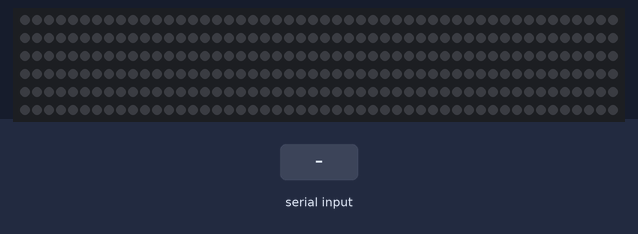
Simulated run of this sketch. Board: Arduino Uno, built with avr-gcc and run on an emulated ATmega328P. Shown: 300 RGB LEDs in strip order, left to right, continuing on the next row. The test bench sets the inputs (shaded band).

Above: at 1.2 s.
1.3 s: "2" received over Serial
At 1.48 s:
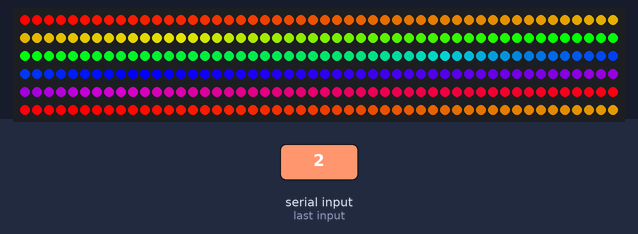
3.7 s: "0" received over Serial
At 4.6 s:
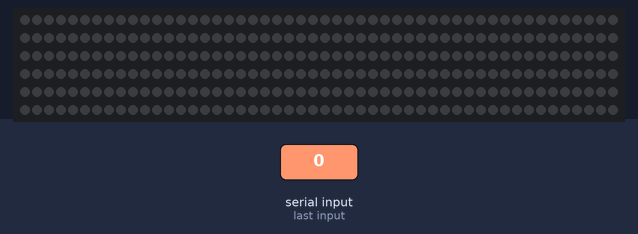
Timing chart, 0 to 6.7 s (numbered marks = the images above; inputs shaded):
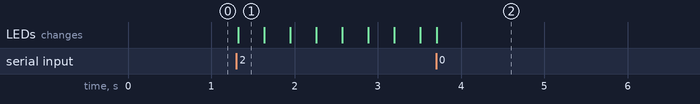

Measured:
- after the input at 1.3 s, the LEDs: change at once (image 1)
- after the input at 3.7 s, the LEDs: change at once (image 2)

The sketch:

FrequencySensitiveStrip.ino
```cpp
#include "FastLED.h"
#include "arduinoFFT.h"
#define SAMPLES 32             //Must be a power of 2
#define SAMPLING_FREQUENCY 4500 //Hz, must be less than 10000 due to ADC
#define NUM_LEDS 300
#define len 15 //rate at which the leds move down the strip (set to 300 to be synchronous)
#define spd 1 //speed that the rainbow moves
//This program takes a frequency from a microphone or aux input
//and uses the FFT to find the set of frequencies present in the signal.
//Depending on the amplitude of the frequencies, it sets the color of
//an array of leds based off the highs, mids, and lows.

CRGB leds[NUM_LEDS];
arduinoFFT FFT = arduinoFFT();
unsigned int sampling_period_us;
unsigned long microseconds;

double vReal[SAMPLES];
double vImag[SAMPLES];

int r, g, b;
int data = 48;
int state = 0;
CRGBPalette16 currentPalette;
TBlendType    currentBlending;

#define DATA_PIN 6
void setup() {
  Serial.begin(9600);
  FastLED.addLeds<WS2811, DATA_PIN, GRB>(leds, NUM_LEDS).setCorrection(TypicalLEDStrip);
  sampling_period_us = round(1000000 * (1.0 / SAMPLING_FREQUENCY));
  for (int i = 0; i < NUM_LEDS ; i++) {
    leds[i] = CRGB(0, 0, 0);
  }
  FastLED.show();
  currentPalette = RainbowColors_p;
  currentBlending = LINEARBLEND;
}

void loop() {
  state = data;
  if (Serial.available()) {
    data = Serial.read();
  } else {
    data = state;
  }
  if (data == 48) {
    state = 48;
    for (int i = 0; i < NUM_LEDS ; i++) {
      leds[i] = CRGB(0, 0, 0);
    }
    FastLED.show();
  }
  if (data == 49) {
    state = 49;
    setBasedOnFrequency();
  }
  if (data == 50) {
    state = 50;
    static uint8_t startIndex = 0;
    startIndex = startIndex + spd; /* motion speed */
    setRainbow(startIndex);
    FastLED.show();
  }
}
void setBasedOnFrequency() {
  for (int i = 0; i < SAMPLES; i++)
  {
    microseconds = micros();    //Overflows after around 70 minutes!

    vReal[i] = analogRead(0);
    vImag[i] = 0;

    while (micros() < (microseconds + sampling_period_us)) {
    }
  }
  FFT.Windowing(vReal, SAMPLES, FFT_WIN_TYP_HAMMING, FFT_FORWARD);
  FFT.Compute(vReal, vImag, SAMPLES, FFT_FORWARD);
  FFT.ComplexToMagnitude(vReal, vImag, SAMPLES);
  int totalLow = 0, totalMid = 0, totalHigh = 0;
  for (int i = 3; i <= 8; i++) {//finds the total of low frequencies
    totalLow += vReal[i];
  }
  for (int i = 8; i <= 10; i++) {//finds the total of mid frequencies
    totalMid += vReal[i];
  }
  for (int i = 10; i < 16; i++) {//finds the total of high frequencies
    totalHigh += vReal[i];
  }
  r = totalMid / 10;
  if (r < 9) {
    r = 0;
  }
  g = totalHigh / 10;
  if (g < 9) {
    g = 0;
  }
  b = totalLow / 15;
  if (b < 10) {
    b = 0;
  }
  if (r > 255) {
    r = 255;
  }
  if (g > 255) {
    g = 255;
  }
  if (b > 255) {
    b = 255;
  }
  printColors();
  for (int i = 0; i < len; i++) {
    leds[i] = CRGB(g, r, b);
  }
  FastLED.show();
  for (int i = NUM_LEDS; i >= len; i--) {
    for (int j = 0; j <= len; j++) {
      leds[i] = leds[i - j];
    }
  }
}
void setRainbow(uint8_t colorIndex) {

  for ( int i = 0; i < NUM_LEDS; i++) {
    leds[i] = ColorFromPalette(currentPalette, colorIndex, 255, currentBlending);
    colorIndex += 1;
  }
}
void printColors() {
  Serial.print(b);
  Serial.print(" ");
  Serial.print(r);
  Serial.print(" ");
  Serial.print(g);
  Serial.print(" ");
  Serial.println(255);
}
```
